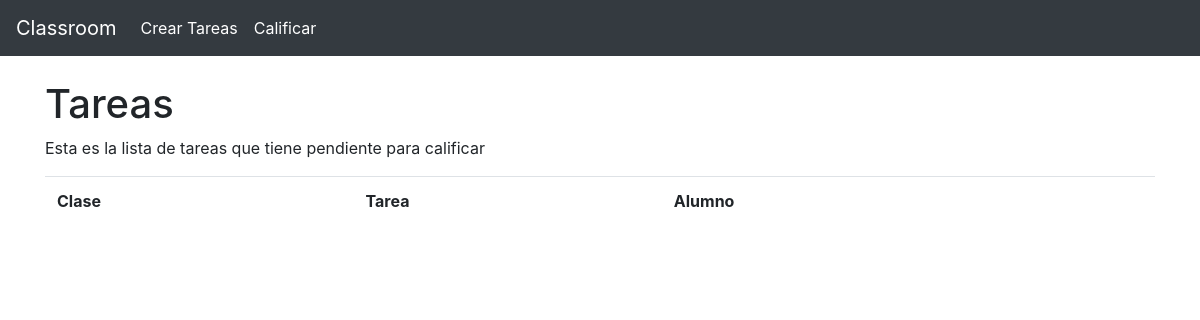
The page /calificar (signed in) on the database as committed earlier.
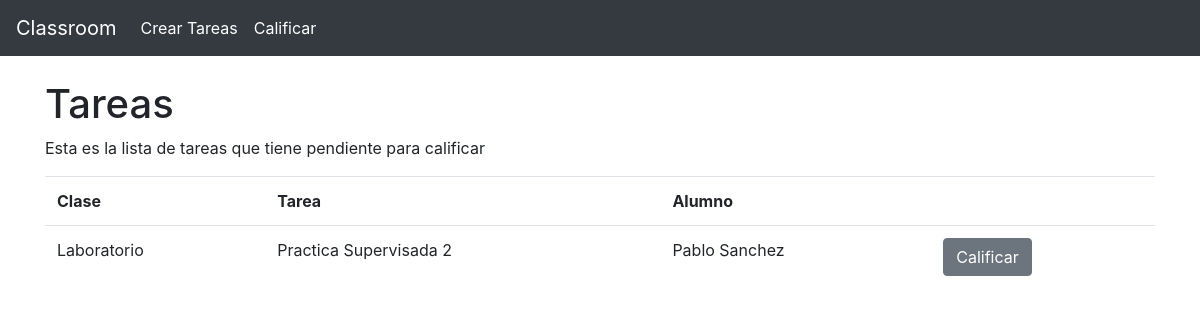
The same page on the database as committed later.
### app.py (models this page shows)
class Clases(db.Model):
    Id                = db.Column(db.Integer, primary_key=True)
    Nombre            = db.Column(db.String(30), nullable=False)
    IdGrado           = db.Column(db.Integer, db.ForeignKey('grado.Id'), nullable=False)
    IdMaestro         = db.Column(db.Integer, db.ForeignKey('maestro.Id'), nullable=False)
    tareas            = db.relationship("Tareas", backref="tareasPorClase")

class Tareas(db.Model):
    Id                = db.Column(db.Integer, primary_key=True)
    IdClase           = db.Column(db.Integer, db.ForeignKey('clases.Id'), nullable=False)
    Titulo            = db.Column(db.String(30), nullable=False)
    Descripcion       = db.Column(db.String(120), nullable=False)
    PathAdjuntos      = db.Column(db.String(50), nullable=False)
    entregas          = db.relationship("Entregas", backref="tareasEntregadas")

class Alumno(db.Model):
    Id                = db.Column(db.Integer, primary_key=True)
    NombreUsuario     = db.Column(db.String(30), unique=True, nullable=False)
    Contrasena        = db.Column(db.String(32), nullable=False)
    Nombre            = db.Column(db.String(30), nullable=False)
    CorreoElectronico = db.Column(db.String(30), nullable=False)
    TelefonoPadres    = db.Column(db.String(10), nullable=False)
    IdGrado           = db.Column(db.Integer, db.ForeignKey('grado.Id'), nullable=False)
    entregas          = db.relationship("Entregas", backref="tareasEntregadasPorAlumno")

### app.py (the view)
@app.route("/calificar")
def tareasCalificar():
    if not "type" in session:
        flash("Cuidado mano, que tengo tu ip")
        return redirect("/")
    if session["type"] != "Admin" and session["type"] != "Profe":
        flash("Cuidado mano, que tengo tu ip")
        return redirect("/")
    if not "id" in session:
        flash("Ha ocurrido un error, y no hemos podido idedentificar su id\
        , porfavor inicie sesion otra vez")
        return redirect("/login/maestro")
    entregasPorCalificar = []
    clasesDelMaestro = Clases.query.filter_by(IdMaestro=session["id"]).all()
    for clase in clasesDelMaestro:
        tareas = Tareas.query.filter_by(IdClase=clase.Id).all()
        for tarea in tareas:
            entregasPendientes = Entregas.query.filter(
                Entregas.Respuesta!="SinRespuesta",
                Entregas.Calificado==False,
                Entregas.IdTarea==tarea.Id
            ).all()
            for entrega in entregasPendientes:
                entregasPorCalificar.append(
                    EntregaPendiente(
                        Alumno.query.get(entrega.IdAlumno).Nombre,
                        Tareas.query.get(entrega.IdTarea).Titulo,
                        clase.Nombre,
                        entrega.Id
                    )
                )
    return render_template("tareasCalificar.html", entregas=entregasPorCalificar, type=session["type"])

### templates/tareasCalificar.html
{% extends "base.html" %}
{% block contenido %}
<br>
<h1>Tareas</h1>
<p>Esta es la lista de tareas que tiene pendiente para calificar</p>
<table class="table">
    <tr>
        <th>Clase</th>
        <th>Tarea</th>
        <th>Alumno</th>
        <th></th>
    </tr>
    {% for entrega in entregas %}
    <tr>
        <td>{{ entrega.clase }}</td>
        <td>{{ entrega.tarea }}</td>
        <td>{{ entrega.alumno }}</td>
        <td><a class="btn btn-secondary" href="/calificar/{{ entrega.IdEntrega }}">Calificar</a></td>
    </tr>
    {% endfor %}
</table>
{% endblock %}

Rows that differ between the two databases and show on the page:
now on this page (row unchanged): Clases: clase "Laboratorio"
added Tareas: tarea "Practica Supervisada 2"
now on this page (row unchanged): Alumno: alumno "Pablo Sanchez"
Other text that changed with them:
new list line: "Calificar"
